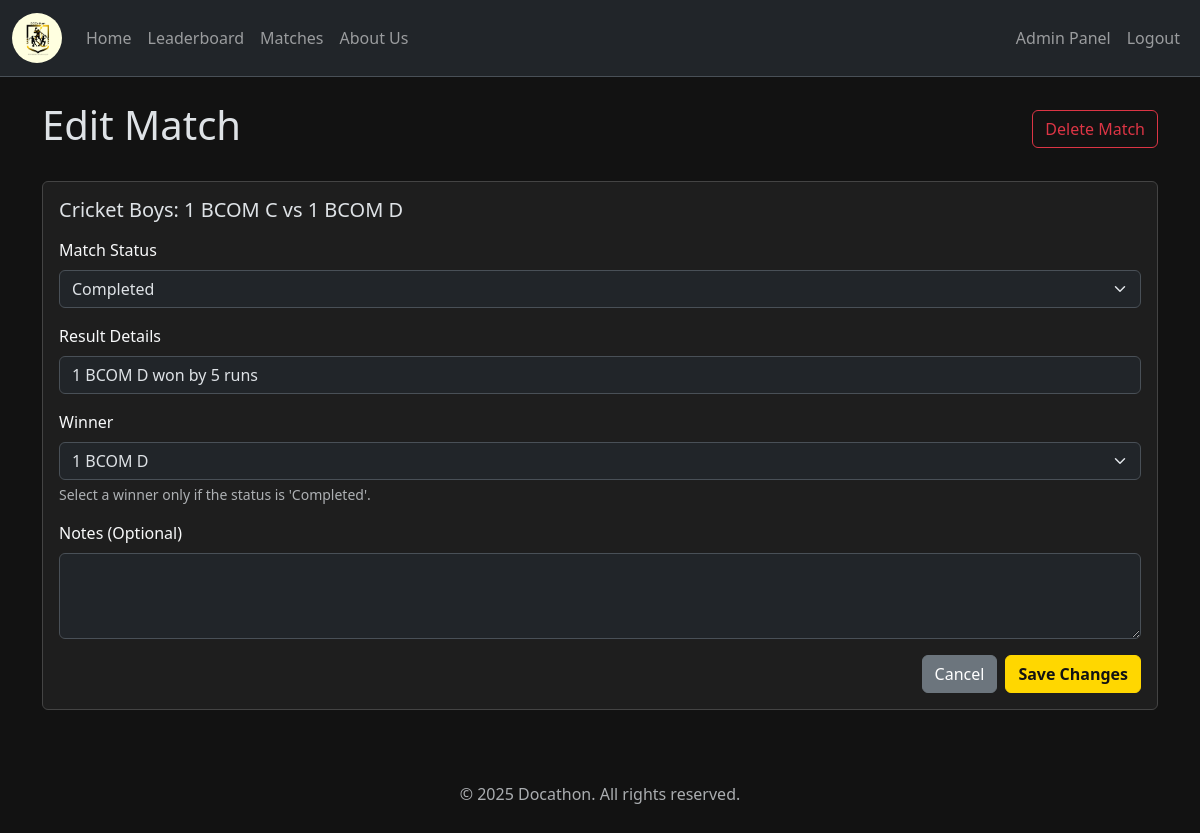
The page /admin/matches/8/edit (signed in) on the database its author committed.
### tables this page shows
CREATE TABLE sports (
    id INTEGER PRIMARY KEY AUTOINCREMENT,
    name TEXT NOT NULL UNIQUE,
    -- 1 for sports with scores (Football), 0 for result-only (Chess)
    has_scores INTEGER NOT NULL CHECK(has_scores IN (0, 1))
);

CREATE TABLE classes (
    id INTEGER PRIMARY KEY AUTOINCREMENT,
    name TEXT NOT NULL UNIQUE
);

CREATE TABLE matches (
    id INTEGER PRIMARY KEY AUTOINCREMENT,
    sport_id INTEGER NOT NULL,
    class1_id INTEGER NOT NULL,
    class2_id INTEGER NOT NULL,
    -- The ID of the winning class. NULL if match is not completed.
    winner_id INTEGER,
    -- Flexible text field for custom score formats (e.g., "2-1", "150/7", "21-18, 21-19")
    result_details TEXT,
    -- Status of the match
    status TEXT NOT NULL DEFAULT 'UPCOMING' CHECK(status IN ('UPCOMING', 'LIVE', 'COMPLETED')),
    -- Storing datetime as ISO 8601 string ("YYYY-MM-DD HH:MM:SS")
    match_time TEXT NOT NULL,
    notes TEXT, live_match_state TEXT, round_id INTEGER,
    FOREIGN KEY (sport_id) REFERENCES sports (id),
    FOREIGN KEY (class1_id) REFERENCES classes (id),
    FOREIGN KEY (class2_id) REFERENCES classes (id),
    FOREIGN KEY (winner_id) REFERENCES classes (id)
);

### app.py (the view, shortened to what this page needs)
@app.route('/admin/matches/<int:match_id>/edit', methods=['GET', 'POST'])
@admin_required
def edit_match(match_id):
    conn = get_db_connection()
    match = conn.execute("""
        SELECT m.*, s.name as sport_name, c1.name as class1_name, c2.name as class2_name
        FROM matches m
        JOIN sports s ON m.sport_id = s.id
        JOIN classes c1 ON m.class1_id = c1.id
        JOIN classes c2 ON m.class2_id = c2.id
        WHERE m.id = ?
    """, (match_id,)).fetchone()
    conn.close()
    if match is None:
        flash('Match not found!', 'danger')
        return redirect(url_for('list_matches'))
    return render_template('admin/match_form.html', match=match, form_title="Edit Match")

### utils/auth.py (called while the page is built)
def admin_required(f):
    @wraps(f)
    def decorated_function(*args, **kwargs):
        if session.get('role') != 'admin':
            flash('You must be logged in as an admin to view this page.', 'danger')
            return redirect(url_for('admin_login'))
        return f(*args, **kwargs)
    return decorated_function

### utils/db.py (called while the page is built)
def get_db_connection():
    conn = sqlite3.connect(DB_PATH)
    conn.row_factory = sqlite3.Row
    return conn

### templates/admin/match_form.html (shortened to what this page needs)
{% extends "base.html" %}
{% set page_title = form_title %}
{% block content %}
<div class="d-flex justify-content-between align-items-center">
    <h1>{{ form_title }}</h1>
    {% if match %}
    <form action="{{ url_for('delete_match', match_id=match.id) }}" method="POST" onsubmit="return confirm('Are you sure you want to delete this match permanently?');">
        <button type="submit" class="btn btn-outline-danger">Delete Match</button>
    </form>
    {% endif %}
</div>
<div class="card mt-4">
    <div class="card-body">
        <form method="POST">
            {% if not match %}
            <div class="mb-3">
                <label for="round_id" class="form-label">Select Round</label>
                <select class="form-select" id="round_id" name="round_id" required>
                    <option value="" disabled selected>Select a round...</option>
                    {% for sport, rounds_in_sport in rounds|groupby('sport_name') %}
                        <optgroup label="{{ sport }}">
                            {% for round in rounds_in_sport %}
                                <option value="{{ round.id }}">{{ round.name }}</option>
                            {% endfor %}
                        </optgroup>
                    {% endfor %}
                </select>
            </div>
            <div class="row">
                <div class="col-md-6 mb-3">
                    <label for="class1_id" class="form-label">Team 1</label>
                    <select class="form-select" id="class1_id" name="class1_id" required>
                        <option value="" disabled selected>Select first team...</option>
                        {% for class in classes %}
                        <option value="{{ class.id }}">{{ class.name }}</option>
                        {% endfor %}
                    </select>
                </div>
                <div class="col-md-6 mb-3">
                    <label for="class2_id" class="form-label">Team 2</label>
                    <select class="form-select" id="class2_id" name="class2_id" required>
                        <option value="" disabled selected>Select second team...</option>
                        {% for class in classes %}
                        <option value="{{ class.id }}">{{ class.name }}</option>
                        {% endfor %}
                    </select>
                </div>
            </div>
            <div class="mb-3">
                <label for="match_time" class="form-label">Match Date and Time</label>
                <input type="datetime-local" class="form-control" id="match_time" name="match_time" value="{{ default_time }}" required>
            </div>
            {% else %}
            <h5 class="mb-3">{{ match.sport_name }}: {{ match.class1_name }} vs {{ match.class2_name }}</h5>
            <div class="mb-3">
                <label for="status" class="form-label">Match Status</label>
                <select class="form-select" id="status" name="status">
                    <option value="COMPLETED" {% if match.status == 'COMPLETED' %}selected{% endif %}>Completed</option>
                </select>
            </div>
            <div class="mb-3">
                <label for="result_details" class="form-label">Result Details</label>
                <input type="text" class="form-control" id="result_details" name="result_details" value="{{ match.result_details or '' }}" placeholder="e.g., 2-1, 150/7, 21-18">
            </div>
            <div class="mb-3">
                <label for="winner_id" class="form-label">Winner</label>
                <select class="form-select" id="winner_id" name="winner_id">
                    <option value="{{ match.class2_id }}" {% if match.winner_id == match.class2_id %}selected{% endif %}>{{ match.class2_name }}</option>
                </select>
                <div class="form-text">Select a winner only if the status is 'Completed'.</div>
            </div>
            <div class="mb-3">
                <label for="notes" class="form-label">Notes (Optional)</label>
                <textarea class="form-control" id="notes" name="notes" rows="3">{{ match.notes or '' }}</textarea>
            </div>
            {% endif %}
            <div class="d-flex justify-content-end">
                <a href="{{ url_for('list_matches') }}" class="btn btn-secondary me-2">Cancel</a>
                <button type="submit" class="btn btn-warning">Save Changes</button>
            </div>
        </form>
    </div>
</div>
{% endblock %}

### static/css/style.css (style rules this page uses)
body { background-color: #121212 !important; }
.docathon-brand, .btn-warning { color: #FFD700; font-weight: bold; }
.btn-warning { background-color: #FFD700; border-color: #FFD700; color: #121212; }
.card { background-color: #1e1e1e; border: 1px solid #444; }
.form-label { color: #f8f9fa; }

### rows shown on the page
sports: sport_name "Cricket Boys"
classes: class1_name "1 BCOM C"
classes: class2_name "1 BCOM D"
matches: status "Completed", result_details "1 BCOM D won by 5 runs", winner_id "1 BCOM D"
